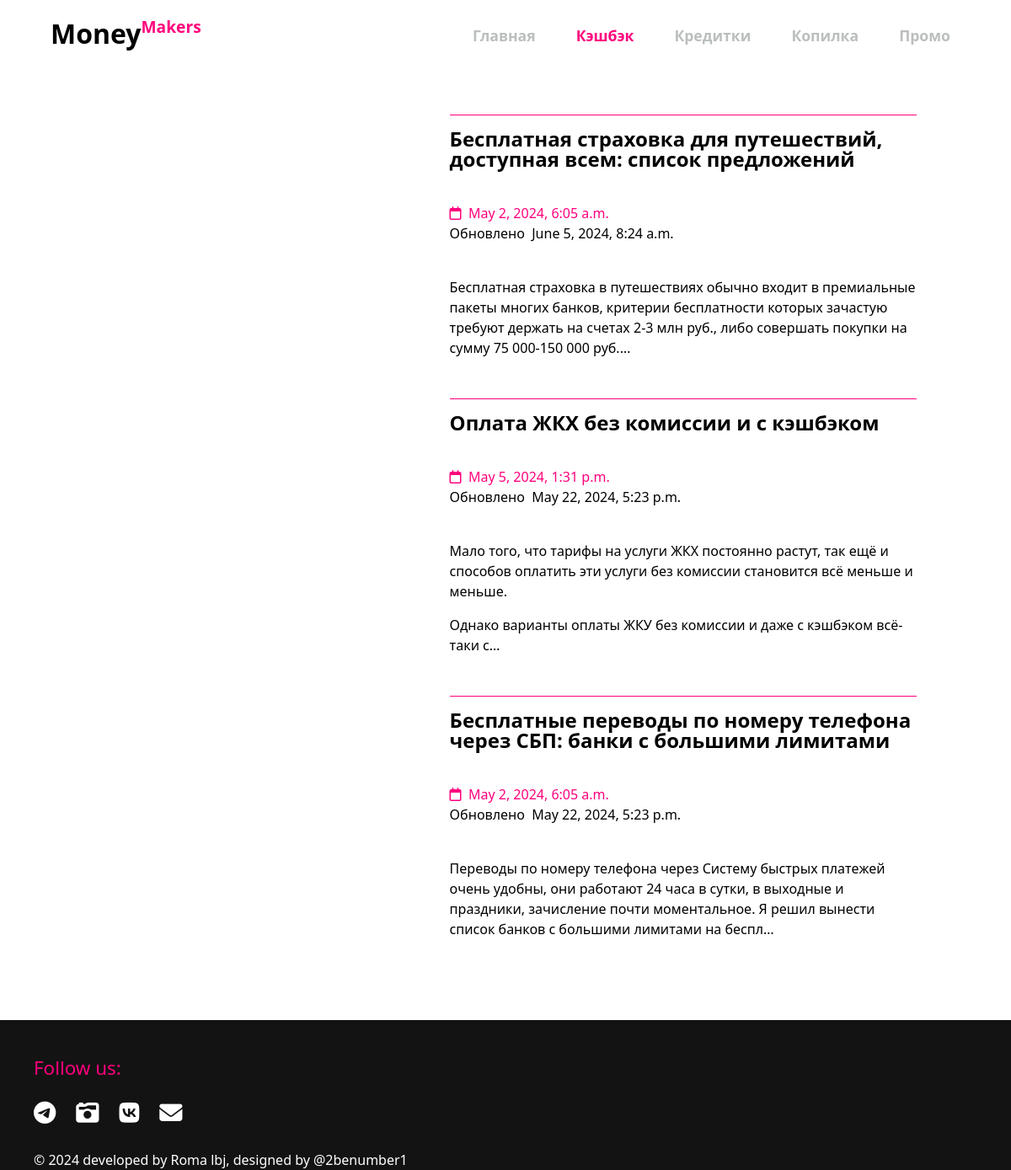
The page /debit on the database its author committed.
### main/models.py (models this page shows, shortened)
class Articles(models.Model):
    credit = 'credit'
    debit = 'debit'
    savings = 'savings'
    CATEGORIES = [(credit, 'Кредитки'), (debit, 'Дебетухи'), (savings, 'Накопилка')]
    title = models.CharField(max_length=255)
    category = models.CharField(max_length=50, choices=CATEGORIES, blank=False)
    content = models.TextField()
    photo = models.ImageField(upload_to="images")
    time_create = models.DateTimeField(auto_now_add=True)
    time_update = models.DateTimeField(auto_now_add=True)
    likes_amount = models.IntegerField(default=0)
    comments_amount = models.IntegerField(default=0)
    class Meta:
        verbose_name = 'Article'
        verbose_name_plural = 'Articles'

### main/views.py (the view)
# urls.py: path('debit', views.debit, name='debit'),
def debit(request):
    context = {
        'articles': Articles.objects.filter(category='debit').order_by('-time_update'),
    }
    return render(request, 'main/debit.html', context)

### main/templates/main/debit.html (shortened to what this page needs)
{% extends 'main/layout.html' %}
{% block content %}
    <div class="credit_articles_list">
         <ul>
             {% for post in articles %}
                        <li>
                            <a href="{% url 'article_detail' category=post.category id=post.id %}">
                                <div class="post">
                                    <div class="image" style="background-image: url('{{post.photo.url}}');"></div>
                                    <div class="all_info">
                                        <p class="title">{{post.title}}</p>
                                        <p class="time time_create"><i class="fa-regular fa-calendar"></i>&nbsp;&nbsp;{{post.time_create}}</p>
                                        <p class="time time_update">Обновлено&nbsp;&nbsp;{{post.time_update}}</p>
                                        <p class="contents">{{post.content | truncatechars:220  | safe}}</p>
                                    </div>
                                </div>
                            </a>
                        </li>
             {% endfor %}
         </ul>
    </div>
{% endblock %}

### main/static/main/css/main.css (style rules this page uses)
:root { --header-height: 3rem; --hue: 174; --sat: 63%; --first-color: hsl(var(--hue), var(--sat), 40%); --first-color-alt: hsl(var(--hue), var(--sat), 36%); --title-color: hsl(var(--hue), 12%, 15%); --text-color: hsl(var(--hue), 8%, 35%); --body-color: hsl(var(--hue), 100%, 99%); --container-color: #fff; --body-font: "Work Sans", sans-serif; --h1-font-size: 1.5rem; --normal-font-size: 1rem; --tiny-font-size: .625rem; --z-tooltip: 10; --z-fixed: 100; --shadow-color-darker: rgba(128, 128, 128, 0.1); --shadow-color-medium: rgba(128, 128, 128, 0.05); --shadow-color: rgba(128, 128, 128, 0.02); --blur-radius: 0px; }
@media screen and (min-width: 968px) { :root { --h1-font-size: 2.25rem; --normal-font-size: 1.1rem; } }
* { box-sizing: border-box; padding: 0; margin: 0; }
body { margin: 0; padding: 0; font-family: var(--body-font); font-size: var(--normal-font-size); background-color: var(--body-color); color: var(--text-color); overflow-x: hidden; }
ul { list-style: none; }
.credit_articles_list { margin: 10vh 0 10vh 0; padding: 5vh 0 0 10vh; width: 100vw; display: flex; align-items: center; justify-content: flex-start; }
.credit_articles_list ul { margin: 0; padding: 0; width: 90%; height: 100%; display: flex; align-items: center; justify-content: center; flex-direction: column; }
.credit_articles_list ul li { width: 100%; min-height: 35vh; margin: 0 0 2vh 0; padding: 2vh 0 0 0; display: flex; align-items: center; justify-content: center; }
.credit_articles_list a { text-decoration: none; color: black; width: 100%; height: 100%; margin: 0; padding: 0; }
.credit_articles_list ul li:last-child { margin: 0; }
.credit_articles_list .post { width: 100%; height: 100%; margin: 0; padding: 0; display: flex; align-items: flex-start; justify-content: space-between; }
.credit_articles_list .image { min-width: 40%; min-height: 35vh; border-radius: 20px; background-repeat: no-repeat; background-size: cover; background-position: center center; }
.credit_articles_list .all_info { margin: 0 0 0 5vh; padding: 2vh 0 0 0; height: 100%; width: 55%; display: flex; justify-content: flex-start; flex-direction: column; align-items: flex-start; border-top: 1px solid #ff007d; }
.credit_articles_list .title { font-size: 1.5rem; font-weight: 550; line-height: 1.5rem; transition: .2s; }
.credit_articles_list .time { line-height: 1.5rem; margin: 0; font-size: 1rem; }
.credit_articles_list .time_create { margin-top: 3vh; }
.credit_articles_list .time_update { margin-bottom: 3vh; }
.credit_articles_list .contents { font-size: 1.1rem; font-weight: 300; line-height: 1.5rem; }
.credit_articles_list i, .credit_articles_list .time_create { color: #ff007d; }

### rows shown on the page
Articles: title "Бесплатная страховка для путешествий, доступная всем: список предложений", time_create "May 2, 2024, 6:05 a.m.", time_update "June 5, 2024, 8:24 a.m.", content "Бесплатная страховка в путешествиях обычно входит в премиальные пакеты многих банков, критерии бесплатности которых зачастую требуют держать на счетах 2-3 млн руб., либо совершать покупки на сумму 75 000-150 000 руб.…"
Articles: title "Оплата ЖКХ без комиссии и с кэшбэком", time_create "May 5, 2024, 1:31 p.m.", time_update "May 22, 2024, 5:23 p.m.", content "Мало того, что тарифы на услуги ЖКХ постоянно растут, так ещё и способов оплатить эти услуги без комиссии становится всё меньше и меньше. Однако варианты оплаты ЖКУ без комиссии и даже с кэшбэком всё-таки с…"
Articles: title "Бесплатные переводы по номеру телефона через СБП: банки с большими лимитами", time_create "May 2, 2024, 6:05 a.m.", time_update "May 22, 2024, 5:23 p.m.", content "Переводы по номеру телефона через Систему быстрых платежей очень удобны, они работают 24 часа в сутки, в выходные и праздники, зачисление почти моментальное. Я решил вынести список банков с большими лимитами на беспл…"
